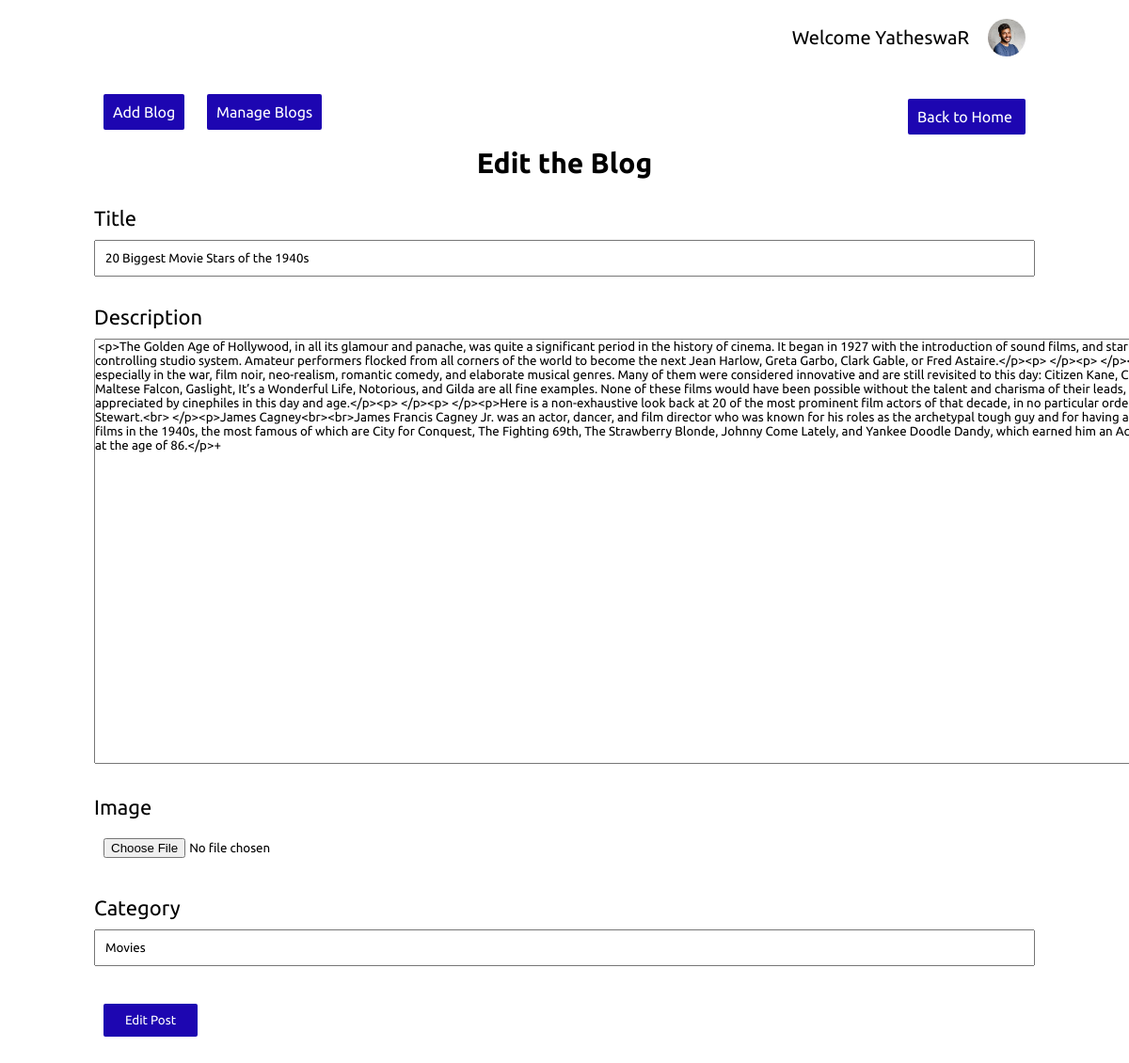
Screenshot of /admin-panel/blogs/edit.php?id=2 (signed in) with the database file from the repository.
### tables this page shows
CREATE TABLE `blogs` (
  `id` int(100) NOT NULL,
  `title` text DEFAULT NULL,
  `description` text DEFAULT NULL,
  `image` longblob DEFAULT NULL,
  `category` text DEFAULT NULL,
  `author` text DEFAULT NULL,
  `blogid` text DEFAULT NULL,
  `createdat` datetime(6) DEFAULT current_timestamp(6)
);

### admin-panel/blogs/edit.php (the view, shortened to what this page needs)
<?php
    if($_SESSION["id"] == true){
        $name = $_SESSION["name"];
        $image = $_SESSION["image"];
        require_once('../../config.php');
        if($_SERVER["REQUEST_METHOD"] == "GET"){
            $id = $_GET["id"];
            $sql = mysqli_query($db,"SELECT * FROM `blogs` WHERE id=$id");
            $row = mysqli_fetch_assoc($sql);
            $title = $row['title'];
            $description = $row['description'];
            $file = $row['image'];
            $category = $row['category'];
        }
?>
<!DOCTYPE html>
<html lang="en">
<head>
    <link rel="stylesheet" href="../css/admin.css">
    <link href='https://unpkg.com/boxicons@2.1.4/css/boxicons.min.css' rel='stylesheet'>
    <link rel="stylesheet" href="https://cdnjs.cloudflare.com/ajax/libs/font-awesome/6.3.0/css/all.min.css">
</head>
<body>
    <div class="main">
        <div class="topbar">
        <div class="name">
                Welcome <?php echo $name; ?>
            </div>
            <div class="user">
                <?php
                    echo "<img src='../../db-images/users/$image'>;"
                ?>
            </div>
        </div>
        <div class="admin-content">
            <div class="button-group">
                <a href="./create.php" class="admin-btn btn-blg">Add Blog</a>
                <a href="./index.php" class="admin-btn btn-blg">Manage Blogs</a>
                <a href="../../index.php" class="home admin-btn btn-blg">Back to Home</a>
            </div>
            <div class="content">
                <h2 class="page-title">Edit the Blog</h2>
                <form action="#" method="post" enctype="multipart/form-data">
                    <div>
                        <label>Title</label>
                        <input type="text" name="title" id="" class="text-input" value="<?php echo $title; ?>">
                    </div>
                    <div>
                        <label>Description</label>
                        <textarea name="description" id="body" rows="30" cols="178"> <?php echo $description; ?>+ </textarea>
                    </div>
                    <div>
                        <label>Image</label>
                        <input type="file" name="image" class="text-input" value="<?php echo $file; ?>">
                    </div>
                    <div>
                        <label>Category</label>
                        <input type="text" name="category" id="category" class="text-input" value="<?php echo $category; ?>">
                    </div>
                    <div>
                        <button type="submit" class="admin-btn btn-blg">Edit Post</button>
                    </div>
                </form>
            </div>
        </div>
    </div>
</body>
</html>
<?php
    }
    else{
        header("Location: ../../index.php");
    }
?>

### admin-panel/css/admin.css (style rules this page uses)
* { margin: 0; padding: 0; box-sizing: border-box; font-family: 'Ubuntu', sans-serif; }
:root { --primary-color: #1d06b1; --primary-hover: rgb(39, 39, 245); --white: #fff; --grey: #f5f5f5; --black1: #222; --black2: #999; }
body { min-height: 100vh; overflow-x: hidden; }
a { text-decoration: none; }
.admin-btn { padding: 10px; margin: 10px; width: 100px; background-color: var(--primary-color); border-radius: 2px; color: white; }
.main { position: absolute; width: 100%; top: 10px; min-height: 100vh; background: var(--white); transition: 0.5s; }
.topbar { width: 100%; height: 60px; display: flex; justify-content: flex-end; align-items: center; padding: 0 100px; }
.name { margin: 10px; font-size: 20px; }
.user { position: relative; width: 40px; height: 40px; border-radius: 50%; overflow: hidden; cursor: pointer; margin: 10px; }
.user img { position: relative; top: 0; left: 0; width: 100%; height: 100%; object-fit: cover; }
.admin-content { position: relative; flex: 8; height: 100%; padding: 40px 100px 100px; overflow-y: scroll; }
.admin-content .button-group .home { float: right; width: 125px; margin-top: -5px; background-color: var(--primary-color); }
.admin-content .page-title { text-align: center; margin: 28px; font-size: 30px; }
.admin-content .content .btn-blg { border: none; }
.admin-content .content form div { margin-bottom: 30px; }
.admin-content .content form label { display: block; font-size: 22px; margin-bottom: 10px; }
.admin-content .content form input { padding: 10px; width: 100%; }

### rows the page displays
blogs: title "20 Biggest Movie Stars of the 1940s", description "<p>The Golden Age of Hollywood, in all its glamour and panache, was quite a significant period in the history of cinema. It began in 1927 with the introduction of sound films, and started waning in the late 1960s with the demise of the controlling studio system. Amateur performers flocked from all corners of the world to become the next Jean Harlow, Greta Garbo, Clark Gable, or Fred Astaire.</p><p> </p><p> </p><p>Thousands of pictures were produced in the 1940s, especially in the war, film noir, neo-realism, romantic comedy, and elaborate musical genres. Many of them were considered innovative and are still revisited to this day: Citizen Kane, Casablanca, The Bicycle Thief, The Philadelphia…", category "Movies"

### other values shown
$name "YatheswaR"
